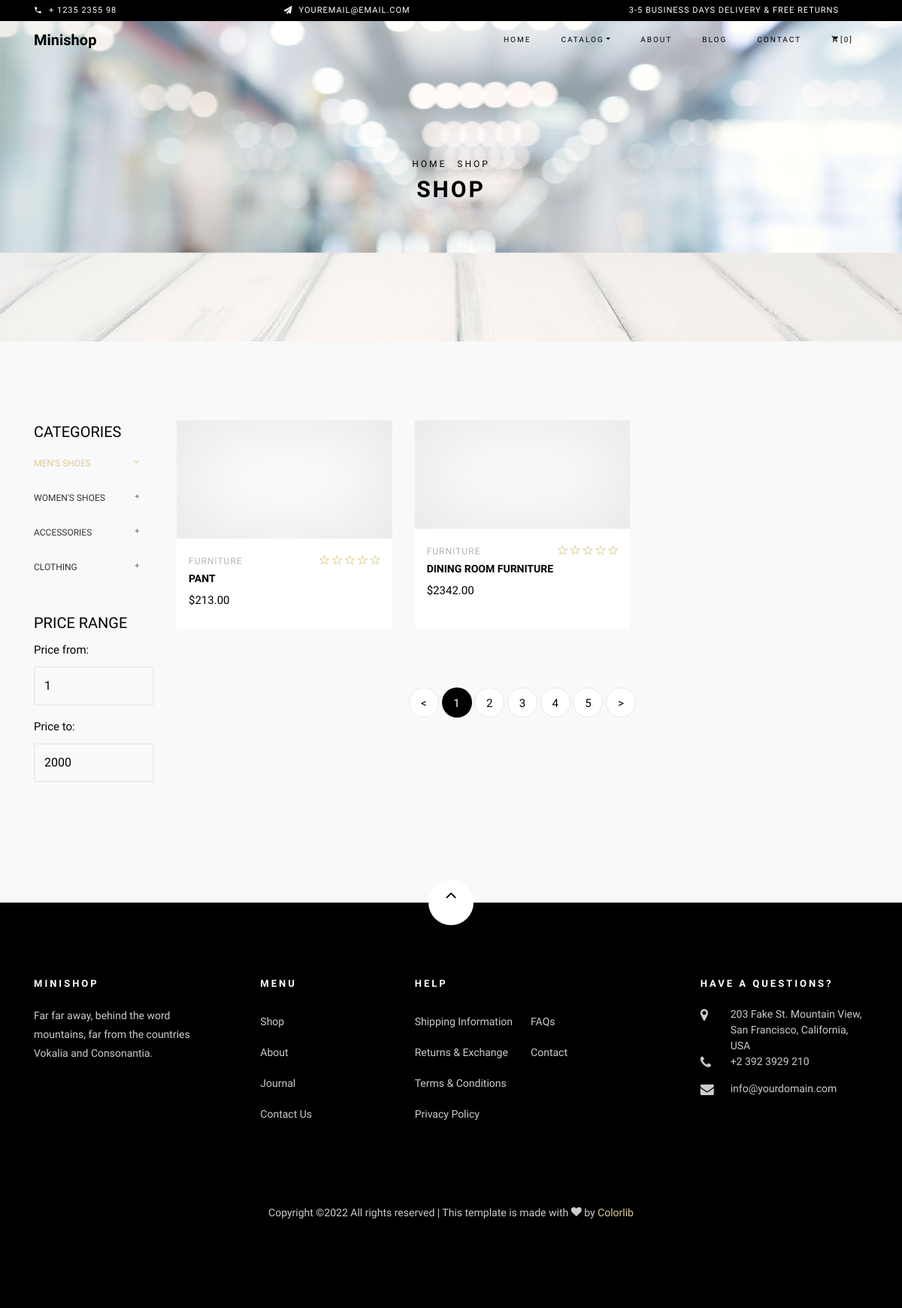
Screenshot of /products_page/ (signed in) with the database file from the repository.
### cart/models.py (models this page shows, shortened)
class Order(models.Model):
    user = models.ForeignKey(User, on_delete=models.CASCADE)
    items = models.ManyToManyField(OrderItem)
    created_date = models.DateTimeField(auto_now_add=True)
    modified_date = models.DateTimeField(auto_now=True)
    ordered = models.BooleanField(default=False)

### products/models.py (models this page shows, shortened)
class Product(models.Model):
    product_name = models.CharField(max_length=125)
    slug = models.SlugField(max_length=50, unique=True)
    description = models.TextField()
    price = models.DecimalField(max_digits=19, decimal_places=2)
    image = models.ImageField(upload_to='images/', blank=True, null=True)
    stock = models.IntegerField(default=1)
    is_available = models.BooleanField(default=True)
    category = models.ForeignKey(Category, related_name='product_cat',  on_delete=models.CASCADE)
    created_date = models.DateTimeField(auto_now_add=True)
    modified_date = models.DateTimeField(auto_now=True)

class Category(models.Model):
    category_name = models.CharField(max_length=200, unique=True)
    slug = models.SlugField(max_length=100, unique=True)
    description = models.TextField(blank=True, max_length=255)
    cat_image = models.ImageField(blank=True, upload_to='photos/categories')
    class Meta:
        verbose_name = 'category'
        verbose_name_plural = 'categories'

### products/views.py (the view)
# urls.py: path('products_page/', products_home, name='products_page'),
@login_required(login_url = 'account:login')
def products_home(request):
    all_category = Category.objects.all()
    if request.method == 'POST':
        if 'search_product' in request.POST:
            search = request.POST['search_product']
            if search != '':
                all_products_fashion = Product.objects.filter(product_name__icontains=search)
            else:
                all_products_fashion = Product.objects.all()
    else:
        all_products_fashion = Product.objects.all()
    context = {
        'all_products_fashion':all_products_fashion,
        'all_category':all_category,
    }
    return render(request, 'products/products_home.html', context)

### cart/templatetags/cart_template_tags.py (called while the page is built)
@register.filter
def cart_item_count(user):
    if user.is_authenticated:
        qs = Order.objects.filter(user=user, ordered=False)
        if qs.exists():
            return qs[0].items.count()
    return 0

### products/templates/products/products_home.html (shortened to what this page needs)
{% extends 'base/base.html' %}
{% load static %}
{%block content%}
<div class="hero-wrap hero-bread" style="background-image: url('images/bg_6.jpg');">
      <div class="container">
        <div class="row no-gutters slider-text align-items-center justify-content-center">
          <div class="col-md-9 ftco-animate text-center">
          	<p class="breadcrumbs"><span class="mr-2"><a href="index.html">Home</a></span> <span>Shop</span></p>
            <h1 class="mb-0 bread">Shop</h1>
          </div>
        </div>
      </div>
    </div>
    <section class="ftco-section bg-light">
    	<div class="container">
    		<div class="row">
    			<div class="col-md-8 col-lg-10 order-md-last">
    				<div class="row">
              {% for product in all_products_fashion %}
  		    			<div class="col-sm-12 col-md-12 col-lg-4 ftco-animate d-flex">
  		    				<div class="product d-flex flex-column">
  		    					<a href="#" class="img-prod"><img class="img-fluid" src="{{product.image.url}}" alt="Colorlib Template">
  		    					</a>
  		    					<div class="text py-3 pb-4 px-3">
  		    						<div class="d-flex">
  		    							<div class="cat">
  				    						<span>{{product.category.category_name}}</span>
  				    					</div>
  				    					<div class="rating">
  			    							<p class="text-right mb-0">
  			    								<a href="#"><span class="ion-ios-star-outline"></span></a>
  			    								<a href="#"><span class="ion-ios-star-outline"></span></a>
  			    								<a href="#"><span class="ion-ios-star-outline"></span></a>
  			    								<a href="#"><span class="ion-ios-star-outline"></span></a>
  			    								<a href="#"><span class="ion-ios-star-outline"></span></a>
  			    							</p>
  			    						</div>
  			    					</div>
  		    						<h3><a href="#">{{product.product_name}}</a></h3>
  		    						<div class="pricing">
  			    						<p class="price"><span>${{product.price}}</span></p>
  			    					</div>
  		    					</div>
  		    				</div>
  		    			</div>
              {% endfor %}
		    		</div>
		    		<div class="row mt-5">
		          <div class="col text-center">
		            <div class="block-27">
		              <ul>
		                <li><a href="#">&lt;</a></li>
		                <li class="active"><span>1</span></li>
		                <li><a href="#">2</a></li>
		                <li><a href="#">3</a></li>
		                <li><a href="#">4</a></li>
		                <li><a href="#">5</a></li>
		                <li><a href="#">&gt;</a></li>
		              </ul>
		            </div>
		          </div>
		        </div>
		    	</div>
		    	<div class="col-md-4 col-lg-2">
		    		<div class="sidebar">
							<div class="sidebar-box-2">
								<h2 class="heading">Categories</h2>
								<div class="fancy-collapse-panel">
                  <div class="panel-group" id="accordion" role="tablist" aria-multiselectable="true">
                     <div class="panel panel-default">
                         <div class="panel-heading" role="tab" id="headingOne">
                             <h4 class="panel-title">
                                 <a data-toggle="collapse" data-parent="#accordion" href="#collapseOne" aria-expanded="true" aria-controls="collapseOne">Men's Shoes
                                 </a>
                             </h4>
                         </div>
                     </div>
                     <div class="panel panel-default">
                         <div class="panel-heading" role="tab" id="headingTwo">
                             <h4 class="panel-title">
                                 <a class="collapsed" data-toggle="collapse" data-parent="#accordion" href="#collapseTwo" aria-expanded="false" aria-controls="collapseTwo">Women's Shoes
                                 </a>
                             </h4>
                         </div>
                     </div>
                     <div class="panel panel-default">
                         <div class="panel-heading" role="tab" id="headingThree">
                             <h4 class="panel-title">
                                 <a class="collapsed" data-toggle="collapse" data-parent="#accordion" href="#collapseThree" aria-expanded="false" aria-controls="collapseThree">Accessories
                                 </a>
                             </h4>
                         </div>
                     </div>
                     <div class="panel panel-default">
                         <div class="panel-heading" role="tab" id="headingFour">
                             <h4 class="panel-title">
                                 <a class="collapsed" data-toggle="collapse" data-parent="#accordion" href="#collapseFour" aria-expanded="false" aria-controls="collapseThree">Clothing
                                 </a>
                             </h4>
                         </div>
                     </div>
                  </div>
               </div>
							</div>
							<div class="sidebar-box-2">
								<h2 class="heading">Price Range</h2>
								<form method="post" class="colorlib-form-2">
		              <div class="row">
		                <div class="col-md-12">
		                  <div class="form-group">
		                    <label for="guests">Price from:</label>
		                    <div class="form-field">
		                      <select name="people" id="people" class="form-control">
		                        <option value="#">1</option>
		                      </select>
		                    </div>
		                  </div>
		                </div>
		                <div class="col-md-12">
		                  <div class="form-group">
		                    <label for="guests">Price to:</label>
		                    <div class="form-field">
		                      <select name="people" id="people" class="form-control">
		                        <option value="#">2000</option>
		                      </select>
		                    </div>
		                  </div>
		                </div>
		              </div>
		            </form>
							</div>
						</div>
    			</div>
    		</div>
    	</div>
    </section>
{%endblock%}

### templates/base/base.html (shortened to what this page needs)
{% load static %}
<!DOCTYPE html>
<html lang="en">
  <head>
    <link rel="stylesheet" href="{% static 'css/open-iconic-bootstrap.min.css' %}">
    <link rel="stylesheet" href="{% static 'css/animate.css' %}">
    <link rel="stylesheet" href="{% static 'css/owl.carousel.min.css' %}">
    <link rel="stylesheet" href="{% static 'css/owl.theme.default.min.css' %}">
    <link rel="stylesheet" href="{% static 'css/magnific-popup.css' %}">
    <link rel="stylesheet" href="{% static 'css/aos.css' %}">
    <link rel="stylesheet" href="{% static 'css/ionicons.min.css' %}">
    <link rel="stylesheet" href="{% static 'css/bootstrap-datepicker.css' %}">
    <link rel="stylesheet" href="{% static 'css/jquery.timepicker.css' %}">
    <link rel="stylesheet" href="{% static 'css/flaticon.css' %}">
    <link rel="stylesheet" href="{% static 'css/icomoon.css' %}">
    <link rel="stylesheet" href="{% static 'css/style.css' %}">
  </head>
  {% load cart_template_tags %}
  <body class="goto-here">
		<div class="py-1 bg-black">
    	<div class="container">
    		<div class="row no-gutters d-flex align-items-start align-items-center px-md-0">
	    		<div class="col-lg-12 d-block">
		    		<div class="row d-flex">
		    			<div class="col-md pr-4 d-flex topper align-items-center">
					    	<div class="icon mr-2 d-flex justify-content-center align-items-center"><span class="icon-phone2"></span></div>
						    <span class="text">+ 1235 2355 98</span>
					    </div>
					    <div class="col-md pr-4 d-flex topper align-items-center">
					    	<div class="icon mr-2 d-flex justify-content-center align-items-center"><span class="icon-paper-plane"></span></div>
						    <span class="text">youremail@email.com</span>
					    </div>
					    <div class="col-md-5 pr-4 d-flex topper align-items-center text-lg-right">
						    <span class="text">3-5 Business days delivery &amp; Free Returns</span>
					    </div>
				    </div>
			    </div>
		    </div>
		  </div>
    </div>
    <nav class="navbar navbar-expand-lg navbar-dark ftco_navbar bg-dark ftco-navbar-light" id="ftco-navbar">
	    <div class="container">
	      <a class="navbar-brand" href="index.html">Minishop</a>
	      <div class="collapse navbar-collapse" id="ftco-nav">
	        <ul class="navbar-nav ml-auto">
	          <li class="nav-item active"><a href="/" class="nav-link">Home</a></li>
	          <li class="nav-item dropdown">
              <a class="nav-link dropdown-toggle" href="#" id="dropdown04" data-toggle="dropdown" aria-haspopup="true" aria-expanded="false">Catalog</a>
            </li>
	          <li class="nav-item"><a href="about.html" class="nav-link">About</a></li>
	          <li class="nav-item"><a href="blog.html" class="nav-link">Blog</a></li>
	          <li class="nav-item"><a href="{% url 'account:contact' %}" class="nav-link">Contact</a></li>
	          <li class="nav-item cta cta-colored"><a href="{% url 'cart:cart' %}" class="nav-link"><span class="icon-shopping_cart"></span>[{{ request.user|cart_item_count }}]</a></li>
	        </ul>
	      </div>
	    </div>
	  </nav>
    {%block content%}
    {%endblock%}
    <footer class="ftco-footer ftco-section">
      <div class="container">
      	<div class="row">
      		<div class="mouse">
						<a href="#" class="mouse-icon">
							<div class="mouse-wheel"><span class="ion-ios-arrow-up"></span></div>
						</a>
					</div>
      	</div>
        <div class="row mb-5">
          <div class="col-md">
            <div class="ftco-footer-widget mb-4">
              <h2 class="ftco-heading-2">Minishop</h2>
              <p>Far far away, behind the word mountains, far from the countries Vokalia and Consonantia.</p>
              <ul class="ftco-footer-social list-unstyled float-md-left float-lft mt-5">
              </ul>
            </div>
          </div>
          <div class="col-md">
            <div class="ftco-footer-widget mb-4 ml-md-5">
              <h2 class="ftco-heading-2">Menu</h2>
              <ul class="list-unstyled">
                <li><a href="#" class="py-2 d-block">Shop</a></li>
                <li><a href="#" class="py-2 d-block">About</a></li>
                <li><a href="#" class="py-2 d-block">Journal</a></li>
                <li><a href="#" class="py-2 d-block">Contact Us</a></li>
              </ul>
            </div>
          </div>
          <div class="col-md-4">
             <div class="ftco-footer-widget mb-4">
              <h2 class="ftco-heading-2">Help</h2>
              <div class="d-flex">
	              <ul class="list-unstyled mr-l-5 pr-l-3 mr-4">
	                <li><a href="#" class="py-2 d-block">Shipping Information</a></li>
	                <li><a href="#" class="py-2 d-block">Returns &amp; Exchange</a></li>
	                <li><a href="#" class="py-2 d-block">Terms &amp; Conditions</a></li>
	                <li><a href="#" class="py-2 d-block">Privacy Policy</a></li>
	              </ul>
	              <ul class="list-unstyled">
	                <li><a href="#" class="py-2 d-block">FAQs</a></li>
	                <li><a href="#" class="py-2 d-block">Contact</a></li>
	              </ul>
	            </div>
            </div>
          </div>
          <div class="col-md">
            <div class="ftco-footer-widget mb-4">
            	<h2 class="ftco-heading-2">Have a Questions?</h2>
            	<div class="block-23 mb-3">
	              <ul>
	                <li><span class="icon icon-map-marker"></span><span class="text">203 Fake St. Mountain View, San Francisco, California, USA</span></li>
	                <li><a href="#"><span class="icon icon-phone"></span><span class="text">+2 392 3929 210</span></a></li>
	                <li><a href="#"><span class="icon icon-envelope"></span><span class="text">info@yourdomain.com</span></a></li>
	              </ul>
	            </div>
            </div>
          </div>
        </div>
        <div class="row">
          <div class="col-md-12 text-center">
            <p>
						  Copyright &copy;<script>document.write(new Date().getFullYear());</script> All rights reserved | This template is made with <i class="icon-heart color-danger" aria-hidden="true"></i> by <a href="https://colorlib.com" target="_blank">Colorlib</a>
						</p>
          </div>
        </div>
      </div>
    </footer>
  </body>
</html>

### static/css/icomoon.css (style rules this page uses)
[class^="icon-"], [class*=" icon-"] { font-family: 'icomoon' !important; speak: none; font-style: normal; font-weight: normal; font-variant: normal; text-transform: none; line-height: 1; -webkit-font-smoothing: antialiased; -moz-osx-font-smoothing: grayscale; }
.icon-heart:before { content: "\f004"; }
.icon-map-marker:before { content: "\f041"; }
.icon-phone:before { content: "\f095"; }
.icon-envelope:before { content: "\f0e0"; }
.icon-paper-plane:before { content: "\f1d8"; }
.icon-phone2:before { content: "\e0cd"; }
.icon-shopping_cart:before { content: "\e8cc"; }

### rows the page displays
Product: category.category_name "FURNITURE", product_name "PANT", price "213.00"
Product: category.category_name "FURNITURE", product_name "DINING ROOM FURNITURE", price "2342.00"

### other values shown
{{ request.user|cart_item_count }} "0"
